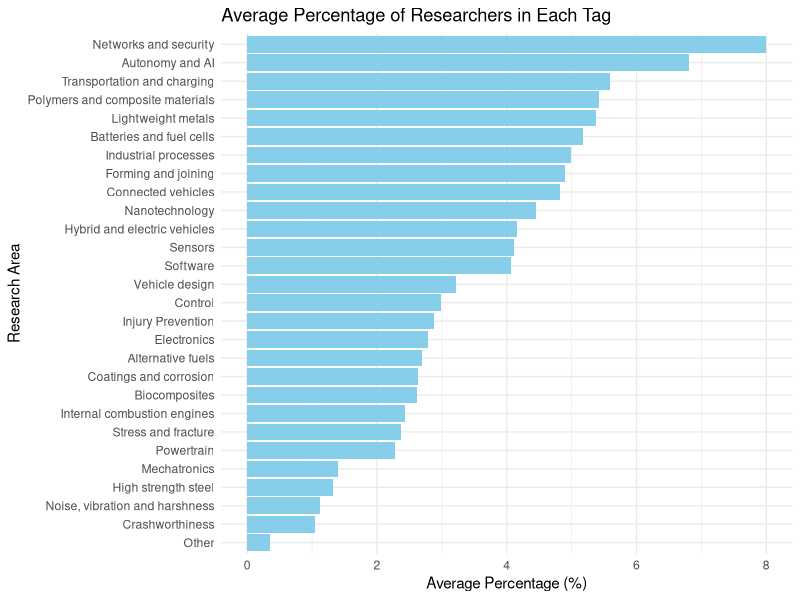

Write the R code that produced this figure.
## ---- chunk 1
knitr::opts_chunk$set(echo = TRUE)
## ---- chunk 2
# Insert all library required here
library(tidyverse)
library(readxl)
library(dplyr)
library(knitr)
library(kableExtra)
library(pROC)
library(kableExtra) 
library(ggplot2)
## ---- chunk 3
# Read the main data set in as researchers and tags file as researcher_tags

researchers = read.csv("ontarioautoresearchers.csv")
researcher_tags = read_excel("ontarioautoresearcherstags.xls")
## ---- chunk 4
glimpse(researchers)
## ---- chunk 5
# Remove variable with errors

researchers = researchers %>% select(!Noise..Vibration.and.Harshness )

# We removed Brock University, Lakehead University, Royal Military College, and Laurentian University from our dataset as each contained less than two entries. These universities likely did not report their full research info to the dataset collectors, thus we removed it to maintain accuracy. 

researchers <- researchers %>% filter(!Institution %in% c("Brock University", "Lakehead University", "Laurentian University", "Royal Military College"))

## ---- chunk 6
# Identifying the amount of researchers across the fields of automotive design.
research_summary = researchers %>%
  pivot_longer(cols = starts_with("Tag."), names_to = "Tag_Number", values_to = "Research_Area") %>%
  filter(!is.na(Research_Area) & Research_Area != "") %>%  # Sanity check
  count(Institution, Research_Area, sort = TRUE) %>%  # Count occurrences
  pivot_wider(names_from = Research_Area, values_from = n, values_fill = 0)  # Use wide format

print(research_summary)

## ---- chunk 7
# Identifying the dominant field for each university
    
research_summary$Institution = research_summary$Institution %>%
  str_to_title() %>%  # Brief sanity check to make sure institution strings are one. 
  str_trim()    # Ex. "Ryerson University" should be equal to "Ryerson university    " 


top_research_by_uni = research_summary %>%
  pivot_longer(cols = -Institution, names_to = "Research_Area", values_to = "Count") %>%
  group_by(Institution) %>%
  slice_max(Count, n = 1, with_ties = FALSE) %>%  # Get the top research category per institution
  select(Institution, Research_Area)

print(top_research_by_uni)

## ---- chunk 8
# Identifying percentage breakdown of each university and their study on each field. 

research_summary = research_summary %>%
  mutate(Total_Research = rowSums(across(-Institution)))  # Sum all research areas per university

top_research_by_uni = research_summary %>%
  pivot_longer(cols = -c(Institution, Total_Research), names_to = "Research_Area", values_to = "Count") %>%
  mutate(Percentage = (Count / Total_Research) * 100) %>%  # Find percentage
  group_by(Institution) %>%
  slice_max(Count, n = 1, with_ties = FALSE) %>%  # Get top research area per institution
  select(Institution, Research_Area, Count, Percentage) %>% arrange(desc(Percentage)) # We want descending order for readability
top_research_by_uni


## ---- chunk 9
# Bootstrapping 

set.seed(50)
research_summary = researchers %>%
  pivot_longer(cols = starts_with("Tag."), names_to = "Tag_Number", values_to = "Research_Area") %>% 
  filter(!is.na(Research_Area) & Research_Area != "")  # Sanity Check

num_samples = 1000  # Number of bootstrap samples

bootstrap_results = replicate(
  # Replicate 1000 times
  num_samples, 
  { 
    sampled_data = research_summary %>% sample_n(n(), replace = TRUE)
    total_researchers = nrow(sampled_data)
      # Percentage of each tag
    sampled_data %>%
      group_by(Research_Area) %>%
      summarise(Percentage = n() / total_researchers * 100)
}, simplify = FALSE)

boot_results_df = bind_rows(bootstrap_results, .id = "Iteration") 

average_percentage_df = boot_results_df %>%
  group_by(Research_Area) %>%
  summarise(Mean_Percentage = mean(Percentage)) %>%
  arrange(desc(Mean_Percentage))  # Sort by average percentage in descending order for readability

# Plot the horizontal graph
ggplot(average_percentage_df, aes(x = reorder(Research_Area, Mean_Percentage), y = Mean_Percentage)) +
  geom_bar(stat = "identity", fill = "skyblue") +
  coord_flip() +  # Flip to make it horizontal
  labs(title = "Average Percentage of Researchers in Each Tag",
       x = "Research Area", y = "Average Percentage (%)") +
  theme_minimal()
## ---- chunk 10
# Confidence Interval for "Networks and security"
network_security_percentage = boot_results_df %>%
  filter(Research_Area == "Networks and security") %>% pull(Percentage)

# 95% confidence interval
lower_ci = quantile(network_security_percentage, 0.025)
upper_ci = quantile(network_security_percentage, 0.975)

cat("95% Confidence Interval for Network and Security: [", lower_ci, ", ", upper_ci, "]\n")

## ---- chunk 11
# 2nd-ranked tag
second_place_tag = average_percentage_df$Research_Area[2]

# Prepare data for normal t-test
network_data = boot_results_df %>%
  filter(Research_Area == "Networks and security") %>%
  pull(Percentage)

second_place_data = boot_results_df %>%
  filter(Research_Area == second_place_tag) %>%
  pull(Percentage)

# Standard t-test to show Networks and Security > 2nd place
t_test_result = t.test(
  network_data,
  second_place_data,
  alternative = "greater"  
)

cat("Independent t-test: Networks and Security vs.", second_place_tag, "\n")
cat("Mean % Network and Security:", mean(network_data), "\n")
cat("Mean % (", second_place_tag, "):", mean(second_place_data), "\n")
cat("T-statistic:", t_test_result$statistic, "\n")
cat("P-value:", t_test_result$p.value, "\n") # Print results

if (t_test_result$p.value < 0.05) {
  cat("Reject H0. Networks and Security is significantly higher than the other tags. (p < 0.05).")
} else {
  cat("No significant difference (p >= 0.05).") # Check hypothesis
}
